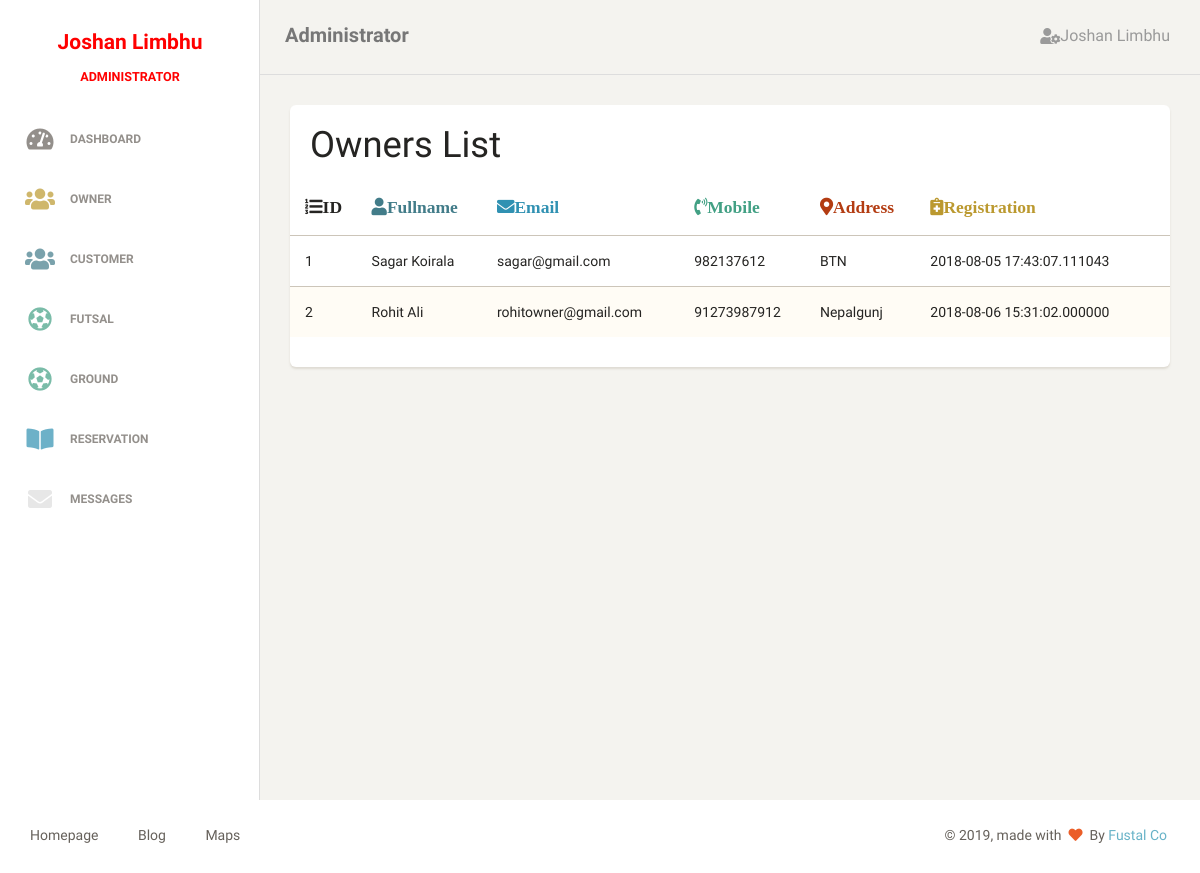
/owner/action/owner_detail.php (signed in), run on the app's committed database.
### tables this page shows
CREATE TABLE `tblusers` (
  `users_id` int(11) NOT NULL,
  `fullname` varchar(50) NOT NULL,
  `email` varchar(100) NOT NULL,
  `mobileno` varchar(50) NOT NULL,
  `address` varchar(100) NOT NULL,
  `password` varchar(100) NOT NULL,
  `img` varchar(250) NOT NULL,
  `reg_date` timestamp(6) NOT NULL DEFAULT CURRENT_TIMESTAMP(6) ON UPDATE CURRENT_TIMESTAMP(6),
  `roles_id` int(11) NOT NULL
);

### owner/action/owner_detail.php (the view, shortened to what this page needs)
<?php
require_once('../inc/header.php');
require_once('../inc/sidebar.php');
require_once('../inc/navigation.php');
?>
 <div class="content">
            <div class="container-fluid">
                <div class="row">
                    <div class="col-md-12">
                        <div class="card">
                            <div class="header">
                                <h2 class="title">Owners List</h2>
                            </div>
                            <div class="content table-responsive table-full-width">
                                <table class="table table-striped">
                                    <thead>
                                        <th><i class="fas fa-list-ol">ID</i></th>
                                        <th><i class="fas fa-user text-primary">Fullname</i></th>
                                        <th><i class="fas fa-envelope text-info">Email</i></th>
                                        <th><i class="fas fa-phone-volume text-success">Mobile</i></th>
                                        <th><i class="fas fa-map-marker-alt text-danger">Address</i></th>
                                        <th><i class="fas fa-notes-medical text-warning">Registration</i></th>
                                    </thead>
                                <tbody>
            <?php
                $conn = db_get_conn();
                $query = "
                    SELECT
                users_id, fullname, email,mobileno,address, password,img, reg_date
                FROM tblusers
                WHERE roles_id= '2'";
                    if ($result = $conn->query($query)){
                    $count = 1;
                    while ($row = $result->fetch_assoc()){
                                echo   "<tr>
                                        <td>{$count}</td>
                                        <td>{$row['fullname']}</td>
                                        <td>{$row['email']}</td>
                                        <td>{$row['mobileno']}</td>
                                        <td>{$row['address']}</td>
                                        <td>{$row['reg_date']}</td>
                                        </tr>
                                        ";
                                     $count++;
                            }
                        } ?>
                                </tbody>
                            </table>
                            </div>
                        </div>
                    </div>
                </div>
            </div>
        </div>
    </div>
<?php
require_once('./../inc/footer.php');
?>

### data on the page
tblusers: fullname "Sagar Koirala", email "sagar@gmail.com", mobileno "982137612", address "BTN", reg_date "2018-08-05 17:43:07.111043"
tblusers: fullname "Rohit Ali", email "rohitowner@gmail.com", mobileno "91273987912", address "Nepalgunj", reg_date "2018-08-06 15:31:02.000000"

### other printed values
$_SESSION['session']['users']['fullname'] "Joshan Limbhu"
$_SESSION['session']['users']['roles'] "ADMINISTRATOR"
$_SESSION['session']['users']['roles'] "Administrator"
